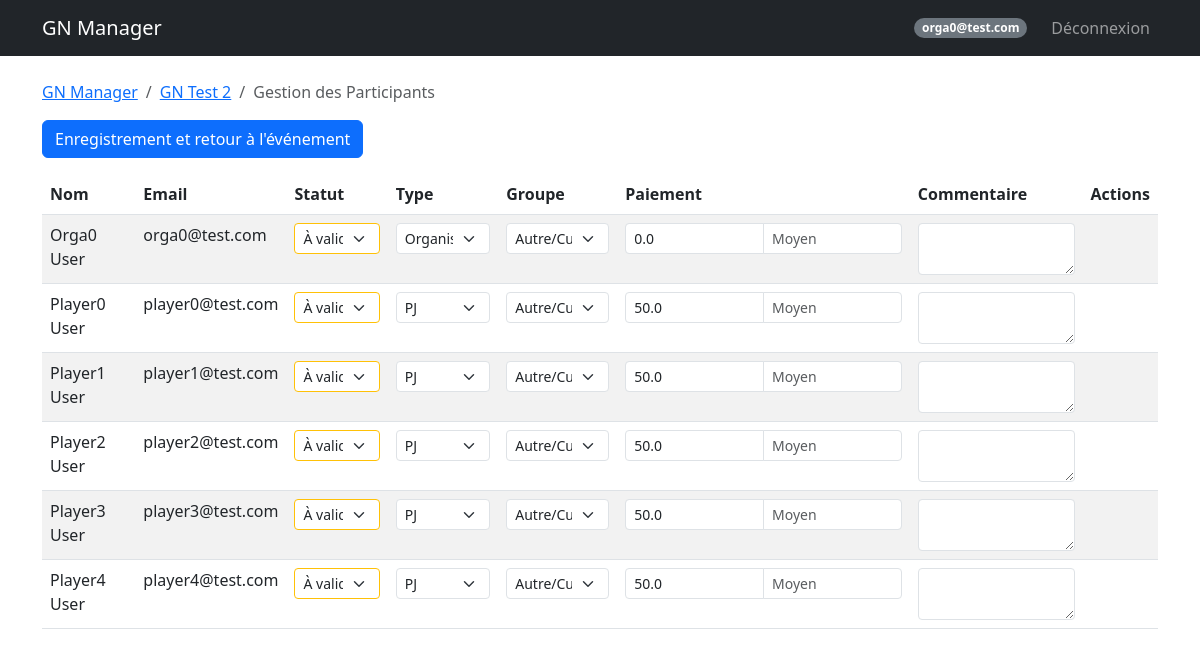
The page /event/2/participants (signed in) on the database its author committed.
### models.py (models this page shows, shortened)
class User(UserMixin, db.Model):
    id = db.Column(db.Integer, primary_key=True)
    email = db.Column(db.String(120), unique=True, nullable=False)
    password_hash = db.Column(db.String(128))
    nom = db.Column(db.String(80))
    prenom = db.Column(db.String(80))
    age = db.Column(db.Integer)
    genre = db.Column(db.String(20))
    avatar_url = db.Column(db.String(200))
    role = db.Column(db.String(20), default='user') # createur, sysadmin, user
    is_banned = db.Column(db.Boolean, default=False)
    is_deleted = db.Column(db.Boolean, default=False) # Soft delete
    @property
    def is_admin(self):
        return self.role in ['createur', 'sysadmin']

class Event(db.Model):
    id = db.Column(db.Integer, primary_key=True)
    name = db.Column(db.String(100), nullable=False)
    description = db.Column(db.Text) # Added
    date_start = db.Column(db.DateTime, nullable=False)
    date_end = db.Column(db.DateTime, nullable=False)
    location = db.Column(db.String(200))
    background_image = db.Column(db.String(200))
    visibility = db.Column(db.String(20), default='public') # public, private
    organizer_structure = db.Column(db.String(100))
    external_link = db.Column(db.String(255)) # Added (Google Forms)
    statut = db.Column(db.String(50), default='En préparation') # Added 'statut' as per user correctness
    groups_config = db.Column(db.Text, default='{"PJ": ["Peu importe"], "PNJ": ["Peu importe"], "Organisateur": ["Peu importe"]}') # JSON stored as string

class Participant(db.Model):
    id = db.Column(db.Integer, primary_key=True)
    event_id = db.Column(db.Integer, db.ForeignKey('event.id'), nullable=False)
    user_id = db.Column(db.Integer, db.ForeignKey('user.id'), nullable=False)
    type = db.Column(db.String(50)) # Organisateur, PJ, PNJ
    group = db.Column(db.String(50))
    role_id = db.Column(db.Integer, db.ForeignKey('role.id', use_alter=True, name='fk_participant_role'), nullable=True)
    role_communicated = db.Column(db.Boolean, default=False)
    role_received = db.Column(db.Boolean, default=False) # Added
    registration_status = db.Column(db.String(50), default='À valider') # Added
    payment_method = db.Column(db.String(50))
    payment_amount = db.Column(db.Float, default=0.0)
    payment_comment = db.Column(db.Text) # Added separate comment for payment if needed, or use generic comment
    comment = db.Column(db.Text)
    custom_image = db.Column(db.String(200))
    user = db.relationship('User', backref='participations')
    event = db.relationship('Event', backref='participants')
    role = db.relationship('Role', foreign_keys=[role_id], backref='participants_with_role')

### routes.py (the view)
@main.route('/event/<int:event_id>/participants')
@login_required
def manage_participants(event_id):
    event = Event.query.get_or_404(event_id)
    me = Participant.query.filter_by(event_id=event.id, user_id=current_user.id).first()
    if not me or me.type != 'organisateur':
        flash('Accès réservé aux organisateurs.', 'danger')
        return redirect(url_for('main.event_detail', event_id=event.id))
    participants = Participant.query.filter_by(event_id=event.id).all()
    for p in participants:
        p.user = User.query.get(p.user_id)
    for p in participants:
        p.user = User.query.get(p.user_id)
    groups_config = json.loads(event.groups_config or '{}')
    groups_config = json.loads(event.groups_config or '{}')
    breadcrumbs = [
        ('GN Manager', '/dashboard'),
        (event.name, url_for('main.event_detail', event_id=event.id)),
        ('Gestion des Participants', '#')
    ]
    return render_template('manage_participants.html', event=event, participants=participants, groups_config=groups_config, breadcrumbs=breadcrumbs)

### templates/manage_participants.html (shortened to what this page needs)
{% extends "base.html" %}
{% block content %}
<form method="POST" action="/event/{{ event.id }}/participants/bulk_update">
    <button type="submit" class="btn btn-primary mb-3">Enregistrement et retour à l'événement</button>
    <div class="table-responsive">
        <table class="table table-striped">
            <thead>
                <tr>
                    <th>Nom</th>
                    <th>Email</th>
                    <th>Statut</th>
                    <th>Type</th>
                    <th>Groupe</th>
                    <th>Paiement</th>
                    <th>Commentaire</th>
                    <th>Actions</th>
                </tr>
            </thead>
            <tbody>
                {% for p in participants %}
                <tr>
                    <td>{{ p.user.nom }} {{ p.user.prenom }}</td>
                    <td>{{ p.user.email }}</td>
                    <td>
                        <select name="status_{{ p.id }}"
                            class="form-select form-select-sm {{ 'border-danger' if p.registration_status=='Rejeté' else 'border-success' if p.registration_status=='Validé' else 'border-warning' }}">
                            <option value="À valider" {% if p.registration_status=='À valider' %}selected{% endif %}>À
                                valider</option>
                        </select>
                    </td>
                    <td>
                        <select name="type_{{ p.id }}" class="form-select form-select-sm">
                            <option value="organisateur" {% if p.type=='organisateur' %}selected{% endif %}>Organisateur
                            </option>
                            <option value="PJ" {% if p.type=='PJ' %}selected{% endif %}>PJ</option>
                        </select>
                    </td>
                    <td>
                        <select name="group_{{ p.id }}" class="form-select form-select-sm">
                            {% set p_groups = groups_config.get(p.type, ['Peu importe']) %}
                            {% if p.type == 'organisateur' %}{% set p_groups = groups_config.get('Organisateur', ['Peu
                            importe']) %}{% endif %}
                            <option value="Autre" {% if p.group not in p_groups %}selected{% endif %}>Autre/Custom
                            </option>
                        </select>
                    </td>
                    <td>
                        <div class="input-group input-group-sm">
                            <input type="number" step="0.01" name="pay_amount_{{ p.id }}" value="{{ p.payment_amount }}"
                                class="form-control">
                            <input type="text" name="pay_method_{{ p.id }}" value="{{ p.payment_method or '' }}"
                                class="form-control" placeholder="Moyen">
                        </div>
                    </td>
                    <td><textarea name="comment_{{ p.id }}"
                            class="form-control form-control-sm">{{ p.comment or '' }}</textarea>
                    </td>
                    <td>
                    </td>
                </tr>
                {% endfor %}
            </tbody>
        </table>
    </div>
    {% endblock %}

### templates/base.html (shortened to what this page needs)
<!DOCTYPE html>
<html lang="fr">
<head>
    <link href="https://cdn.jsdelivr.net/npm/bootstrap@5.3.0/dist/css/bootstrap.min.css" rel="stylesheet">
    <link rel="stylesheet" href="https://cdn.jsdelivr.net/npm/bootstrap-icons@1.11.3/font/bootstrap-icons.min.css">
</head>
<body>
    <nav class="navbar navbar-expand-lg navbar-dark bg-dark">
        <div class="container">
            <a class="navbar-brand" href="/">GN Manager</a>
            {% if current_user.is_authenticated %}
            <div class="navbar-nav ms-auto align-items-center">
                <span class="badge bg-secondary rounded-pill me-3">{{ current_user.email }}</span>
                <a class="nav-link" href="/logout">Déconnexion</a>
            </div>
            {% endif %}
        </div>
    </nav>
    <div class="container mt-4">
        {% if breadcrumbs %}
        <nav aria-label="breadcrumb">
            <ol class="breadcrumb">
                {% for label, url in breadcrumbs %}
                {% if loop.last %}
                <li class="breadcrumb-item active" aria-current="page">{{ label }}</li>
                {% else %}
                <li class="breadcrumb-item"><a href="{{ url }}">{{ label }}</a></li>
                {% endif %}
                {% endfor %}
            </ol>
        </nav>
        {% endif %}
        {% block content %}{% endblock %}
    </div>
</body>
</html>

### rows shown on the page
User: email "orga0@test.com"
Event: name "GN Test 2"
Participant: user.nom "Orga0", user.prenom "User", user.email "orga0@test.com", registration_status+id "À valider", type+id "Organisateur", group+id "Autre/Custom", payment_amount "0.0"
Participant: user.nom "Player0", user.prenom "User", user.email "player0@test.com", registration_status+id "À valider", type+id "PJ", group+id "Autre/Custom", payment_amount "50.0"
Participant: user.nom "Player1", user.prenom "User", user.email "player1@test.com", registration_status+id "À valider", type+id "PJ", group+id "Autre/Custom", payment_amount "50.0"
Participant: user.nom "Player2", user.prenom "User", user.email "player2@test.com", registration_status+id "À valider", type+id "PJ", group+id "Autre/Custom", payment_amount "50.0"
Participant: user.nom "Player3", user.prenom "User", user.email "player3@test.com", registration_status+id "À valider", type+id "PJ", group+id "Autre/Custom", payment_amount "50.0"
Participant: user.nom "Player4", user.prenom "User", user.email "player4@test.com", registration_status+id "À valider", type+id "PJ", group+id "Autre/Custom", payment_amount "50.0"

### other values the page prints
{{ label }} "GN Manager"
{{ label }} "Gestion des Participants"
